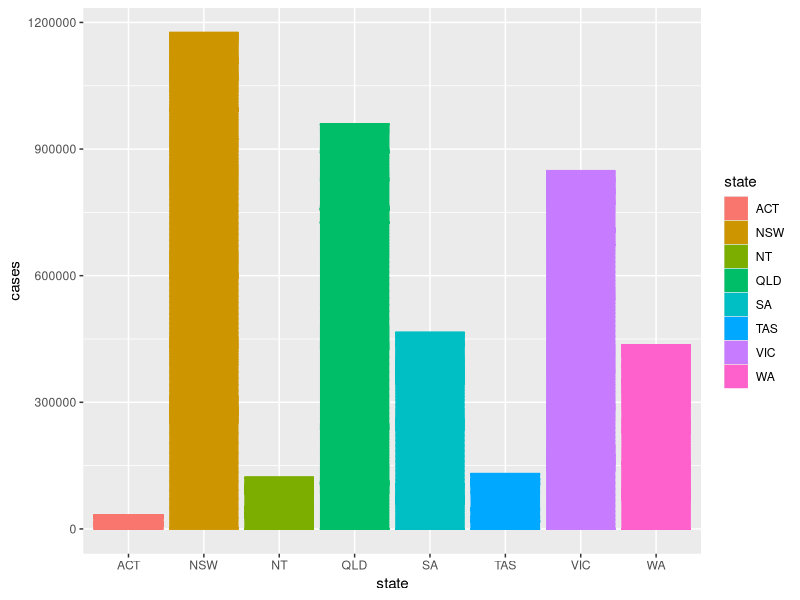

R code for this plot:
## ---- chunk 1
knitr::opts_chunk$set(echo = FALSE, cache=TRUE, messages=FALSE, warning=FALSE)
# Make sure you have the latest versions of rmarkdown and bookdown installed
library(ggplot2)
## ---- chunk 2
library(tidyverse)
library(readxl)
library(lubridate)
## ---- chunk 3
nsw <- read_excel(here::here("data/2.+offenders,+states+and+territories.xls"), sheet = 3, range = "A6:L39")
## ---- chunk 4
nsw <- nsw %>% 
  dplyr::filter(!is.na(`Principal offence`))

nsw <- nsw[-c(16),] 

## ---- chunk 5
nsw <- nsw %>% 
  dplyr::filter(!is.na(`Principal offence`)) %>%
  mutate(state = rep("NSW", 30))

nsw$`2008–09` = as.double(nsw$`2008–09`)

nsw1 <- nsw %>% 
  pivot_longer(cols = `2008–09`:`2018–19`,
               names_to = "Year", 
               values_to = "cases") %>%
   mutate(Year = year(as.Date(Year, "%Y")))
## ---- chunk 6
vic <- read_excel(here::here("data/2.+offenders,+states+and+territories.xls"), sheet = 4, range = "A6:L39")
## ---- chunk 7
vic <- vic %>% 
  dplyr::filter(!is.na(`Principal offence`))

vic <- vic[-c(16),] 

## ---- chunk 8
vic <- vic %>% 
  dplyr::filter(!is.na(`Principal offence`)) %>%
  mutate(state = rep("VIC", 30))

vic$`2008–09` = as.double(vic$`2008–09`)

vic1 <- vic %>% 
  pivot_longer(cols = `2008–09`:`2018–19`,
               names_to = "Year", 
               values_to = "cases") %>%
   mutate(Year = year(as.Date(Year, "%Y")))
## ---- chunk 9
qld <- read_excel(here::here("data/2.+offenders,+states+and+territories.xls"), sheet = 5, range = "A6:L39")
## ---- chunk 10
qld <- qld %>% 
  dplyr::filter(!is.na(`Principal offence`))

qld <- qld[-c(16),] 

## ---- chunk 11
qld <- qld %>% 
  dplyr::filter(!is.na(`Principal offence`)) %>%
  mutate(state = rep("QLD", 30))

qld$`2008–09` = as.double(qld$`2008–09`)

qld1 <- qld %>% 
  pivot_longer(cols = `2008–09`:`2018–19`,
               names_to = "Year", 
               values_to = "cases") %>%
   mutate(Year = year(as.Date(Year, "%Y")))
## ---- chunk 12
sa <- read_excel(here::here("data/2.+offenders,+states+and+territories.xls"), sheet = 6, range = "A6:L39")
## ---- chunk 13
sa <- sa %>% 
  dplyr::filter(!is.na(`Principal offence`))

sa <- sa[-c(16),] 

## ---- chunk 14
sa <- sa %>% 
  dplyr::filter(!is.na(`Principal offence`)) %>%
  mutate(state = rep("SA", 30))

sa$`2008–09` = as.double(sa$`2008–09`)

sa1 <- sa %>% 
  pivot_longer(cols = `2008–09`:`2018–19`,
               names_to = "Year", 
               values_to = "cases") %>%
   mutate(Year = year(as.Date(Year, "%Y")))
## ---- chunk 15
wa <- read_excel(here::here("data/2.+offenders,+states+and+territories.xls"), sheet = 7, range = "A6:L39")
## ---- chunk 16
wa <- wa %>% 
  dplyr::filter(!is.na(`Principal offence`))

wa <- wa[-c(16),] 

## ---- chunk 17
wa <- wa %>% 
  dplyr::filter(!is.na(`Principal offence`)) %>%
  mutate(state = rep("WA", 30))

wa$`2008–09` = as.double(wa$`2008–09`)

wa1 <- wa %>% 
  pivot_longer(cols = `2008–09`:`2018–19`,
               names_to = "Year", 
               values_to = "cases") %>%
   mutate(Year = year(as.Date(Year, "%Y")))
## ---- chunk 18
tas <- read_excel(here::here("data/2.+offenders,+states+and+territories.xls"), sheet = 8, range = "A6:L39")
## ---- chunk 19
tas <- tas %>% 
  dplyr::filter(!is.na(`Principal offence`))

tas <- tas[-c(16),] 

## ---- chunk 20
tas <- tas %>% 
  dplyr::filter(!is.na(`Principal offence`)) %>%
  mutate(state = rep("TAS", 30))

tas$`2008–09` = as.double(tas$`2008–09`)

tas1 <- tas %>% 
  pivot_longer(cols = `2008–09`:`2018–19`,
               names_to = "Year", 
               values_to = "cases") %>%
   mutate(Year = year(as.Date(Year, "%Y")))
## ---- chunk 21
nt <- read_excel(here::here("data/2.+offenders,+states+and+territories.xls"), sheet = 9, range = "A6:L39")
## ---- chunk 22
nt <- nt %>% 
  dplyr::filter(!is.na(`Principal offence`))

nt <- nt[-c(16),] 

## ---- chunk 23
nt <- nt %>% 
  dplyr::filter(!is.na(`Principal offence`)) %>%
  mutate(state = rep("NT", 30))

nt$`2008–09` = as.double(nt$`2008–09`)

nt1 <- nt %>% 
  pivot_longer(cols = `2008–09`:`2018–19`,
               names_to = "Year", 
               values_to = "cases") %>%
   mutate(Year = year(as.Date(Year, "%Y")))
## ---- chunk 24
act <- read_excel(here::here("data/2.+offenders,+states+and+territories.xls"), sheet = 10, range = "A6:L39")
## ---- chunk 25
act <- act %>% 
  dplyr::filter(!is.na(`Principal offence`))

act <- act[-c(16),] 

## ---- chunk 26
act <- act %>% 
  dplyr::filter(!is.na(`Principal offence`)) %>%
  mutate(state = rep("ACT", 30))

act$`2008–09` = as.double(act$`2008–09`)

act1 <- act %>% 
  pivot_longer(cols = `2008–09`:`2018–19`,
               names_to = "Year", 
               values_to = "cases") %>%
   mutate(Year = year(as.Date(Year, "%Y")))
## ---- chunk 27
join1 <- full_join(
  nsw1,
  vic1,
  by = c("Principal offence" = "Principal offence",
         "state" = "state",
         "Year" = "Year",
         "cases" = "cases"))

join2 <- full_join(
  qld1,
  sa1,
  by = c("Principal offence" = "Principal offence",
         "state" = "state",
         "Year" = "Year",
         "cases" = "cases"))

join3 <- full_join(
  wa1,
  tas1,
  by = c("Principal offence" = "Principal offence",
         "state" = "state",
         "Year" = "Year",
         "cases" = "cases"))

join4 <- full_join(
  nt1,
  act1,
  by = c("Principal offence" = "Principal offence",
         "state" = "state",
         "Year" = "Year",
         "cases" = "cases"))

join5 <- full_join(
  join1,
  join2,
  by = c("Principal offence" = "Principal offence",
         "state" = "state",
         "Year" = "Year",
         "cases" = "cases"))

join6 <- full_join(
  join3,
  join4,
  by = c("Principal offence" = "Principal offence",
         "state" = "state",
         "Year" = "Year",
         "cases" = "cases"))

state_crime <- full_join(
  join5,
  join6,
  by = c("Principal offence" = "Principal offence",
         "state" = "state",
         "Year" = "Year",
         "cases" = "cases"))
state_crime$Year = as.factor(state_crime$Year)
## ---- chunk 28
graph1 <- state_crime %>%
  group_by(state) %>%
  ggplot(aes(state, cases,
             colour = state,
             fill = state)) +
  geom_col()
graph1
